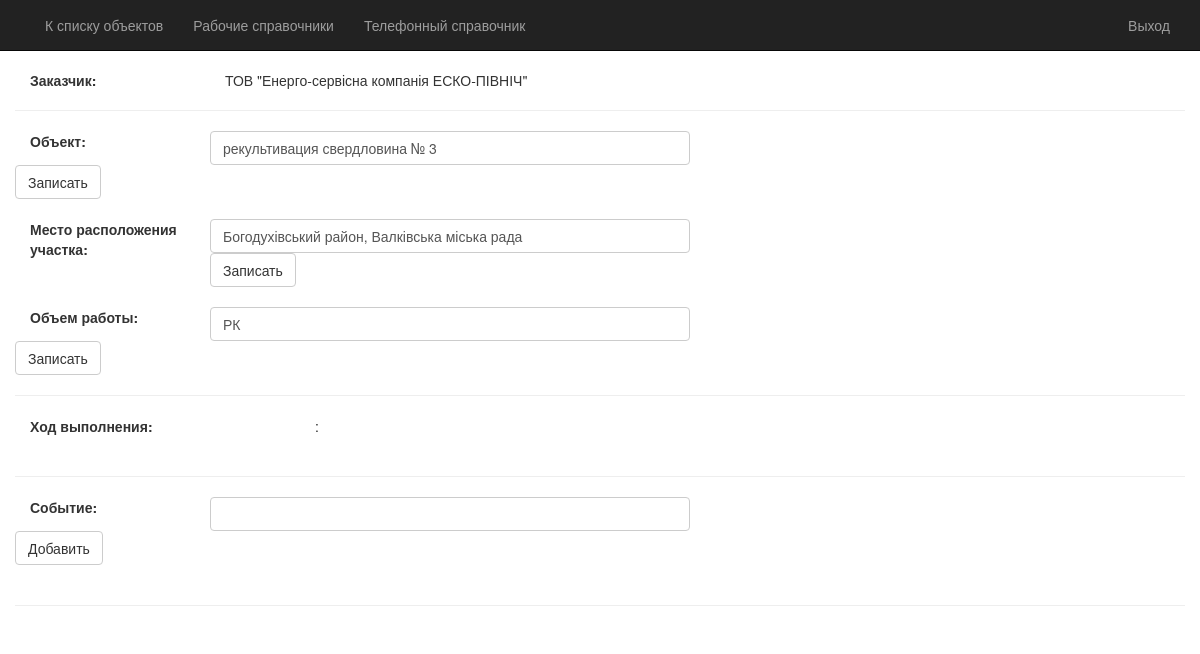
The page /index.php?access=2&order=3 on the database its author committed.
### tables this page shows
CREATE TABLE `orders` (
  `id` int(11) NOT NULL,
  `numcontract` int(11) DEFAULT NULL,
  `startcontract` date DEFAULT NULL,
  `typeorder` varchar(10) DEFAULT NULL,
  `ordername` varchar(255) DEFAULT NULL,
  `orderaddress` varchar(255) DEFAULT NULL,
  `deadline` date DEFAULT NULL,
  `clientid` int(11) DEFAULT NULL,
  `jobload` varchar(255) DEFAULT NULL,
  `ordersb` int(11) DEFAULT NULL
);

CREATE TABLE `clients` (
  `id` int(11) NOT NULL,
  `name` varchar(100) NOT NULL,
  `address` varchar(255) NOT NULL,
  `code` varchar(20) NOT NULL,
  `passport` varchar(255) NOT NULL,
  `contact` varchar(100) NOT NULL,
  `phone` varchar(200) NOT NULL,
  `phone2` varchar(13) NOT NULL,
  `email` varchar(100) NOT NULL,
  `note` varchar(255) NOT NULL,
  `note2` varchar(255) NOT NULL
);

### funclogin.php (called while the page is built, shortened)
<?php
function zem3p ($ordersid, $page){
    global $db;
    $res = mysqli_query($db, "SELECT * FROM `orders`
                              INNER JOIN `clients` ON orders.clientid=clients.id
                              INNER JOIN `ordersemlp` ON orders.id = ordersemlp.ordersid
                              LEFT JOIN `historyorders` ON orders.id = historyorders.ordersid
                              WHERE orders.id=$ordersid");
    $data = mysqli_fetch_all($res, MYSQLI_ASSOC);
    require_once $page;
    }
?>

### zem2p.php (the view, shortened to what this page needs)
<?php
require_once "funclogin.php";
?>
<!DOCTYPE html>
<html lang="en">
<head>
    <link href="./css/bootstrap.css" rel="stylesheet">
    <link href="./css/site.css" rel="stylesheet">
</head>
<body>
<body>
    <div class="navbar navbar-inverse navbar-fixed-top">
        <div class="container">
            <div class="navbar-collapse collapse">
                <ul class="nav navbar-nav">
                    <li> <a href="index.php?fullobjpage=1"> К списку объектов</a></li>
                    <li><a href="#">Рабочие справочники</a></li>
                    <li><a href="./phone.php">Телефонный справочник</a></li>
                </ul>
                <ul class="nav navbar-nav navbar-right">
                    <li><a href="../index.php" id="loginLink">Выход</a></li>
                </ul>
            </div>
        </div>
    </div>
    <br/>
    <div class="container input-event-13" >
    <div>
    <label class="col-md-2 control-label" > Заказчик: </label>
    <p class="col-md-10 " > <?= $data[0]['name'] ?> </p>
    <br/>
    <hr/>
    <form  method="post" novalidate="novalidate">
      <label class="col-md-2 control-label"> Объект: </label>
      <input class="event-form" id="zemobj" name="zemobj" value="<?= $data[0]['ordername'] ?>"> </input>
      <input type="submit" name="change-btn-z2p" value="Записать" class="btn btn-default" >
    </form>
    <br>
    <form  method="post" novalidate="novalidate">
      <label class="col-md-2 control-label"> Место расположения участка: </label>
      <input class="event-form" id="zemaddr" name="zemaddr" value="<?= $data[0]['orderaddress'] ?>"> </input>
      <input type="submit" name="change-btn-z2p" value="Записать" class="btn btn-default" >
    </form>
    <br>
    <form  method="post" novalidate="novalidate">
      <label class="col-md-2 control-label"> Объем работы: </label>
      <input class="event-form" id="zemTD" name="zemTD" value="<?= $data[0]['typeorder'] ?>"> </input>
      <input type="submit" name="change-btn-z2p" value="Записать" class="btn btn-default" >
    </form>
    <hr/>
    <label class="col-md-2 control-label" > Ход выполнения: </label>
    <?php foreach($data as $item):?>
    <p class="col-md-13" > <?= $item['event'] ?> : <?= $item['dataevent'] ?> </p> <br>
    <?php endforeach;?>
    <br/>
    <hr/>
    <div >
    <form  method="post" novalidate="novalidate">
      <label class="col-md-2 control-label"> Событие: </label>
      <input class="event-form" id="zemevent" name="zemevent"> </input>
      <input type="submit" name="add-btn-z3p" value="Добавить" class="btn btn-default" >
</form>
    </div>
    <br/>
    <hr/>
    </div>
    </div>
</body>
</html>

### css/site.css (style rules this page uses)
input, select, textarea { max-width: 280px; }
.input-event-13 { width: 100%; }
.event-form { display: block; width: 100%; height: 34px; padding: 6px 12px; font-size: 14px; line-height: 1.42857143; color: #555555; background-color: #fff; background-image: none; border: 1px solid #ccc; border-radius: 4px; max-width: 480px; }
.col-md-13 { position: fixed; min-height: 1px; padding-right: 15px; padding-left: 300px; }

### rows shown on the page
orders: clientid.name "ТОВ \"Енерго-сервісна компанія ЕСКО-ПІВНІЧ\"", zemobj "рекультивация свердловина № 3", zemaddr "Богодухівський район, Валківська міська рада", zemTD "РК"
